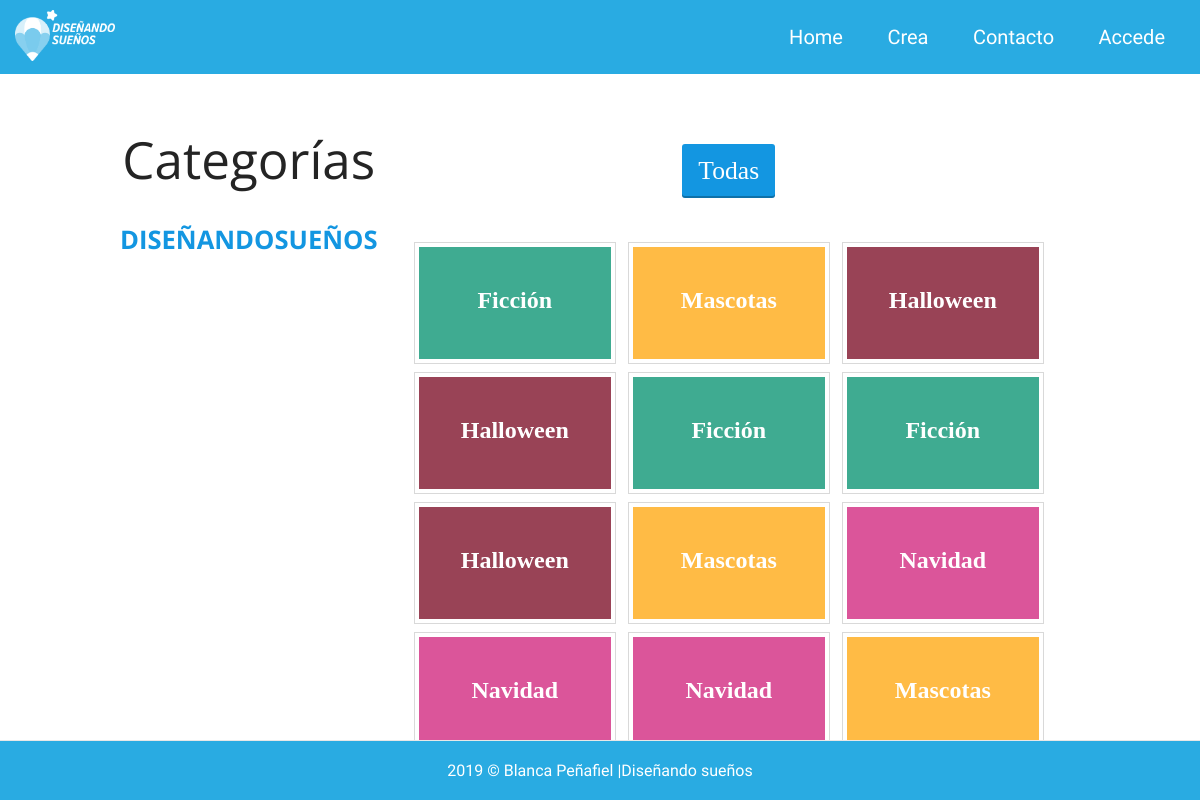
Before: / with the older database file.
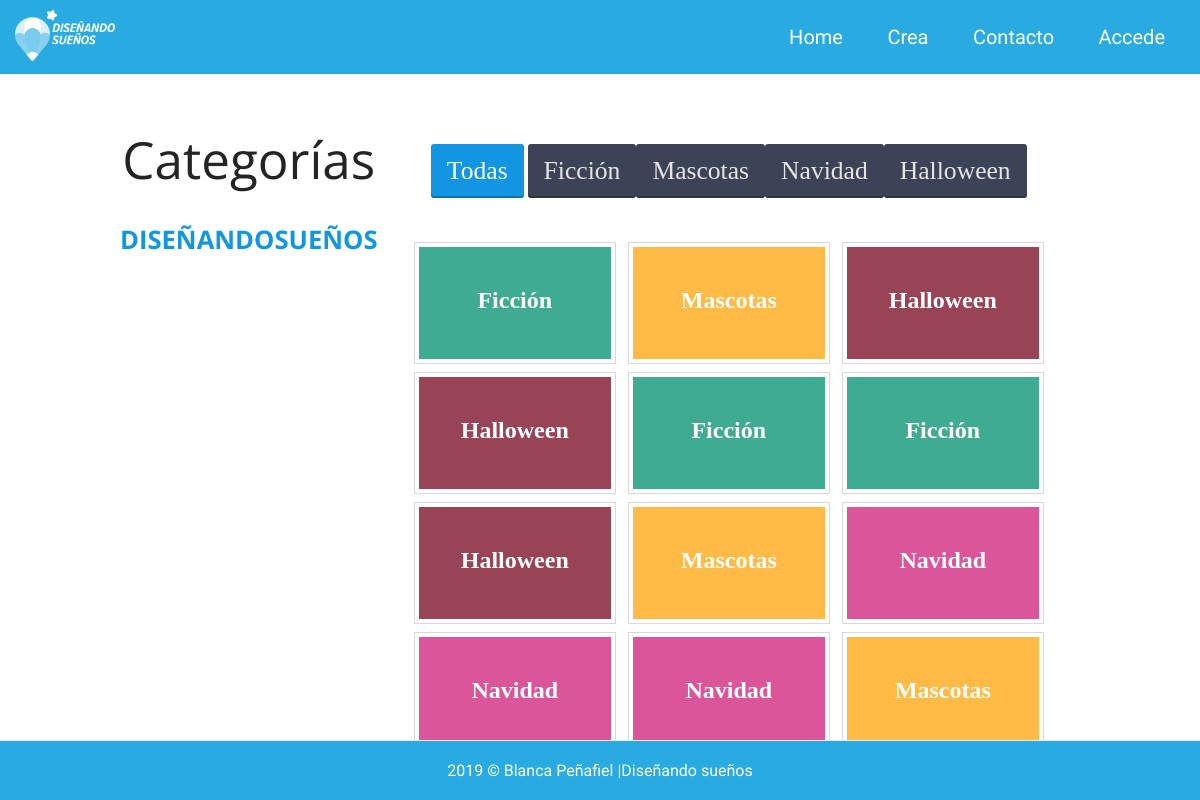
After: the same page with the newer database file.
### tables this page shows
CREATE TABLE IF NOT EXISTS `CATEGORIAS` (
  `id` INT NOT NULL AUTO_INCREMENT,
  `nombre_cat` VARCHAR(50) NULL,
 
  PRIMARY KEY (`id`));

### core/controller.class.php (called while the page is built, shortened)
<?php defined('BASEPATH') or exit ('No se permite acceso directo');
class Controller extends Security{
    var $vars = [];
    var $layout = TEMPLATE_VIEW;
    public function set($d) {
        $this->vars = array_merge($this->vars, $d);
    }
    public function render($filename) {
        extract($this->vars);
        require(ROOT . DS . 'app' . DS . 'views' . DS . ucfirst(str_replace('Controller', '', get_class($this))) . '/' . $filename . '.php');
        $content_for_layout = ob_get_clean();
        require(ROOT . DS . 'app' . DS . 'views/templates/' . $this->layout . '.php');
    }
}

### app/controllers/homeController.php (called while the page is built, shortened)
<?php defined('BASEPATH') or exit ('No se permite acceso directo');
class homeController extends Controller {
    public function index() {
    	require_once(ROOT . DS . 'app' . DS . 'models' . DS . 'homeModel.php');
    	$a = new home;
		$cat = $a->imprimir_Cat();
        $this->render('index');
    }
}

### webroot/index.php (called while the page is built, shortened)
<?php
$dispatch = new Dispatcher();
$dispatch->dispatch();

### core/router.class.php (called while the page is built, shortened)
<?php defined('BASEPATH') or exit ('No se permite acceso directo');
class Router {
    static public function parse($url, $request) {
        $url = trim($url);
        if ($url == BASE_DIR_URL) {
            $request->controller = INDEX_CONTROLLER;
            $request->action = INDEX_ACTION;
        } else {
            $explode_url = explode('/', $url);
            $explode_url = array_slice($explode_url, 2);
            $request->controller = $explode_url[0];
            $request->action = $explode_url[1];
            $request->params = array_slice($explode_url, 2);
        }
    }
}

### app/models/homeModel.php (called while the page is built)
<?php defined('BASEPATH') or exit ('No se permite acceso directo');
class home extends Model {
	public function imprimir_Cat()
	{
		$connect = Model::getInstanceDB();
		$sql = "SELECT * from categorias;";
		$stmt = $connect->prepare($sql);
		$stmt->execute();
		$categorias = $stmt->fetchAll(PDO::FETCH_ASSOC);
		return $categorias;
	}
}

### app/views/home/index.php (the view, shortened to what this page needs)
<div class="main-wrapper">
		<h1 class="main-title">Categorías <a href="http://diseñando.">DISEÑANDOSUEÑOS</a></h1>
		<div class="container">
			<ul class="list-category">
				<li><label for="all">Todas</label></li>
				<?php
					foreach ($nom_cat as $value)
					{
						echo "<li><label for='".utf8_encode($value['nombre_cat'])."'>".utf8_encode($value['nombre_cat'])."</label></li>";
					}
				?>
			</ul>
			<ul class="list-images clearfix">
				<li class="type-ficcion"><span>Ficción</span></li>
				<li class="type-mascotas"><span>Mascotas</span></li>
				<li class="type-halloween"><span>Halloween</span></li>
				<li class="type-halloween"><span>Halloween</span></li>
				<li class="type-ficcion"><span>Ficción</span></li>
				<li class="type-ficcion"><span>Ficción</span></li>
				<li class="type-halloween"><span>Halloween</span></li>
				<li class="type-mascotas"><span>Mascotas</span></li>
				<li class="type-navidad"><span>Navidad</span></li>
				<li class="type-navidad"><span>Navidad</span></li>
				<li class="type-navidad"><span>Navidad</span></li>
				<li class="type-mascotas"><span>Mascotas</span></li>
			</ul>
		</div>
	</div>

### core/dispatcher.class.php (shortened to what this page needs)
<?php defined('BASEPATH') or exit ('No se permite acceso directo');
class Dispatcher {
    private $request;
    public function dispatch() {
        $this->request = new Request();
        $controller = $this->loadController();
        if(method_exists($controller, $this->request->action)) {
            $response = call_user_func_array([$controller, $this->request->action], $this->request->params);
        } else {
            header('Location: ' . BASE_DOMAIN_DIR_URL . 'webroot/404.php');
        }
    }
    public function loadController() {
        $name = $this->request->controller . 'Controller';
        $file = ROOT . DS . 'app' . DS . 'controllers' . DS . $name . '.php';
        if(file_exists($file)) {
            $controller = new $name();
            return $controller;
        } else {
            header('Location: ' . BASE_DOMAIN_DIR_URL . 'webroot/404.php');
        }
    }
}

### app/views/templates/default.php (shortened to what this page needs)
<!DOCTYPE html>
<html lang="es">
    <head>
        <link rel="stylesheet" type="text/css" href="webroot/css/home.css">
        <link rel="stylesheet" href="webroot/css/accede.css">
    </head>
        <header class="demo-header">
            <?php
                if(isset($_SESSION['usuario'])){
                    require_once(ROOT . DS . 'app' . DS . 'views' . DS . 'templates' . DS . 'headerLOG.php');
                } else{
                    require_once(ROOT . DS . 'app' . DS . 'views' . DS . 'templates' . DS . 'header.php');
                }
            ?>
        </header>
        <body>
        <main>
            <?php echo $content_for_layout;?>
        </main>
        </body>
        <footer>
            <p><?php echo date("Y");?> © Blanca Peñafiel |Diseñando sueños</p>
        </footer>
</html>

### app/views/templates/header.php (shortened to what this page needs)
<a href="<?php echo BASE_DIR_URL?>home/index"><img src="webroot/img/blanco.png" class="logo"></a>
<nav class="nav">
    <ul class="nav-list">
        <li><a href="<?php echo BASE_DIR_URL?>home/index">Home</a></li>
        <li><a href="<?php echo BASE_DIR_URL?>home/index">Crea</a>
        </li>
        <li><a href="<?php echo BASE_DIR_URL?>contacto/index">Contacto</a></li>
        <li><a href="<?php echo BASE_DIR_URL?>accede/index">Accede</a></li>
    </ul>
</nav>

### webroot/css/home.css (style rules this page uses)
* { margin: 0; padding: 0; box-sizing: border-box; }
.demo-header:after, .nav:after { content: ''; display: table; clear: both; }
.demo-header { background-color: #29ABE2; font-family: 'Poppins', sans-serif; font-weight: 500; padding: 0 15px; }
.logo { display: inline-block; float: left; width: 100px; margin-top: 10px; }
.nav { float: right; width: calc(100% - 100px); white-space: nowrap; }
.nav ul { list-style: none; margin: 0; padding: 0; }
.nav-list { float:right; ; }
.nav-list > li { display: inline-block; }
.nav-list li { position: relative; }
.nav-list a { display: block; padding: 25px 20px; color: #ffff; font-size: 20px; font-family: 'Kalam', cursive; text-decoration: none; }
html { min-height: 100%; }
footer { background-color: #29ABE2; border-top: 1px solid #E7E7E7; color: #ffff; text-align:center; padding:20px; font-family: 'Kalam', cursive; position: absolute; left: 0; bottom: 0; height: 60px; width: 100%; }
* { margin: 0; padding: 0; -webkit-box-sizing: border-box; -moz-box-sizing: border-box; box-sizing: border-box; }
ul { list-style-type: none; }
a { color: #1396e1; text-decoration: none; }
.clearfix:after { content: ''; display: block; width: 0; height: 0; clear: both; }
.main-wrapper { display: flex; margin: 50px auto 40px; width: 960px; }
.main-title { color: #242424; font: 400 3.2em 'Open Sans', Arial, Sans-serif, Verdana; text-align: center; }
.main-title a { color: #1396e1; font-size: 0.5em; font-weight: 700; }
.list-category { display: block; text-align: center; margin-top: 20px; }
.list-category li { display: inline-block; font-size: 1.6em; }
.list-category label { display: inline-block; color: #E5E5E5; cursor: pointer; background: #3e4257; -webkit-box-shadow: inset 0 -2px 0 rgba(0,0,0,0.25); box-shadow: inset 0 -2px 0 rgba(0,0,0,0.25); -webkit-border-radius: 3px; -moz-border-radius: 3px; border-radius: 3px; padding: 12px 16px; -webkit-transition: all 0.2s ease; -o-transition: all 0.2s ease; transition: all 0.2s ease; }
.list-images { color: #000; display: block; margin-top: 40px; text-align: center; }
.list-images li { opacity: 0.3; width: 200px; height: 120px; margin: 5px; display: inline-block; border: 4px solid #FFF; -webkit-box-shadow: 0 0 0 1px rgba(0,0,0,0.15); box-shadow: 0 0 0 1px rgba(0,0,0,0.15); color: #FFF; font-size: 1.5em; font-weight: 700; -webkit-transform: scale(0.9); -ms-transform: scale(0.9); -o-transform: scale(0.9); transform: scale(0.9); -webkit-transition: all 0.4s ease; -o-transition: all 0.4s ease; transition: all 0.4s ease; }
.list-images li span { position: relative; top: 40px; }
.list-images .type-ficcion { background: #3fab91; }
.list-images .type-mascotas { background: #ffbb45; }
.list-images .type-navidad { background: #db559a; }
.list-images .type-halloween { background: #994356; }
#all:checked ~ .list-category label[for="all"], #ficcion:checked ~ .list-category label[for="ficcion"], #mascotas:checked ~ .list-category label[for="mascotas"], #navidad:checked ~ .list-category label[for="navidad"], #halloween:checked ~ .list-category label[for="halloween"] { background: #1396e1; color: #FFF; }
#all:checked ~ .list-images li { opacity: 1; -webkit-transform: scale(1); -ms-transform: scale(1); -o-transform: scale(1); transform: scale(1); }

### webroot/css/accede.css (style rules this page uses)
* { padding: 0; box-sizing: border-box; }
*,:after,:before { box-sizing:border-box }
.clearfix:after,.clearfix:before { content:'';display:table }
.clearfix:after { clear:both;display:block }
a { color:inherit;text-decoration:none }
.clearfix { clear: both; }
::placeholder { color: #0076bf; font-weight: bold; }

Changed rows visible on the page:
added categorias: nombre_cat "Ficción"
added categorias: nombre_cat "Mascotas"
added categorias: nombre_cat "Navidad"
added categorias: nombre_cat "Halloween"
